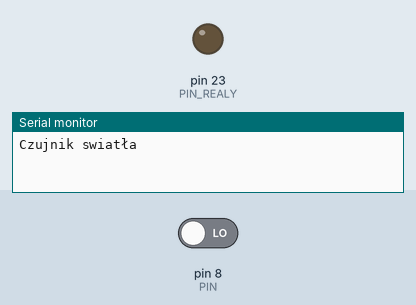
Bench run of a sketch on a simulated Arduino Mega 2560, built with avr-gcc and run on an emulated ATmega2560. On the bench: output pins drawn as LEDs (lit = HIGH), the last lines printed to the serial monitor. Inputs (shaded band) come from the test bench; at power-on: pin 8 (PIN) LOW.

Above: at 1.2 s.
1.3 s: pin 8 (PIN) driven HIGH
At 2.6 s:
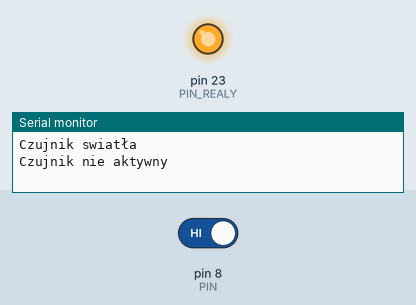
2.9 s: pin 8 (PIN) driven LOW
At 3.9 s:
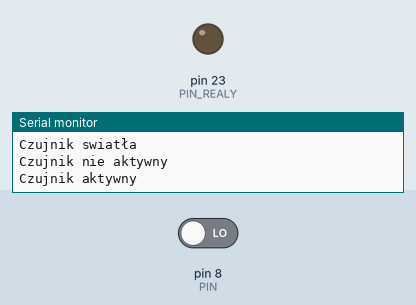
Timing chart, 0 to 5.9 s (numbered marks = the images above; inputs shaded):
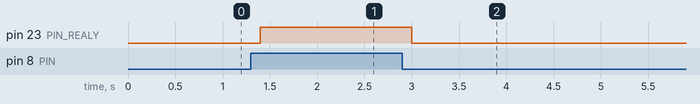

Measured:
- after the input at 1.3 s, pin 23 (PIN_REALY): LOW → HIGH after 0.10 s
- after the input at 2.9 s, pin 23 (PIN_REALY): HIGH → LOW after 0.10 s

The sketch:

T2_LightLevelSensor_LM393.ino
```cpp
int PIN = 8;
int PIN_REALY = 23;
int lastState = 0 ;

void setup() {
  // put your setup code here, to run once:
  Serial.begin(9600); //Uruchamiamy transmisję
  Serial.println("Czujnik swiatła"); //Jednorazowe wysłanie tekstu

  pinMode(PIN, INPUT);
  pinMode(PIN_REALY, OUTPUT);

}

void loop() {
  // put your main code here, to run repeatedly:
  int state = digitalRead(PIN);
  if(state != lastState){
    lastState = state;
    if(state == LOW){
      Serial.println("Czujnik aktywny"); //Jednorazowe wysłanie tekstu
      digitalWrite(PIN_REALY, LOW);
    }

    else{
      Serial.println("Czujnik nie aktywny"); //Jednorazowe wysłanie tekstu
      digitalWrite(PIN_REALY, HIGH);
    }
  }


  delay(200);
}
```
